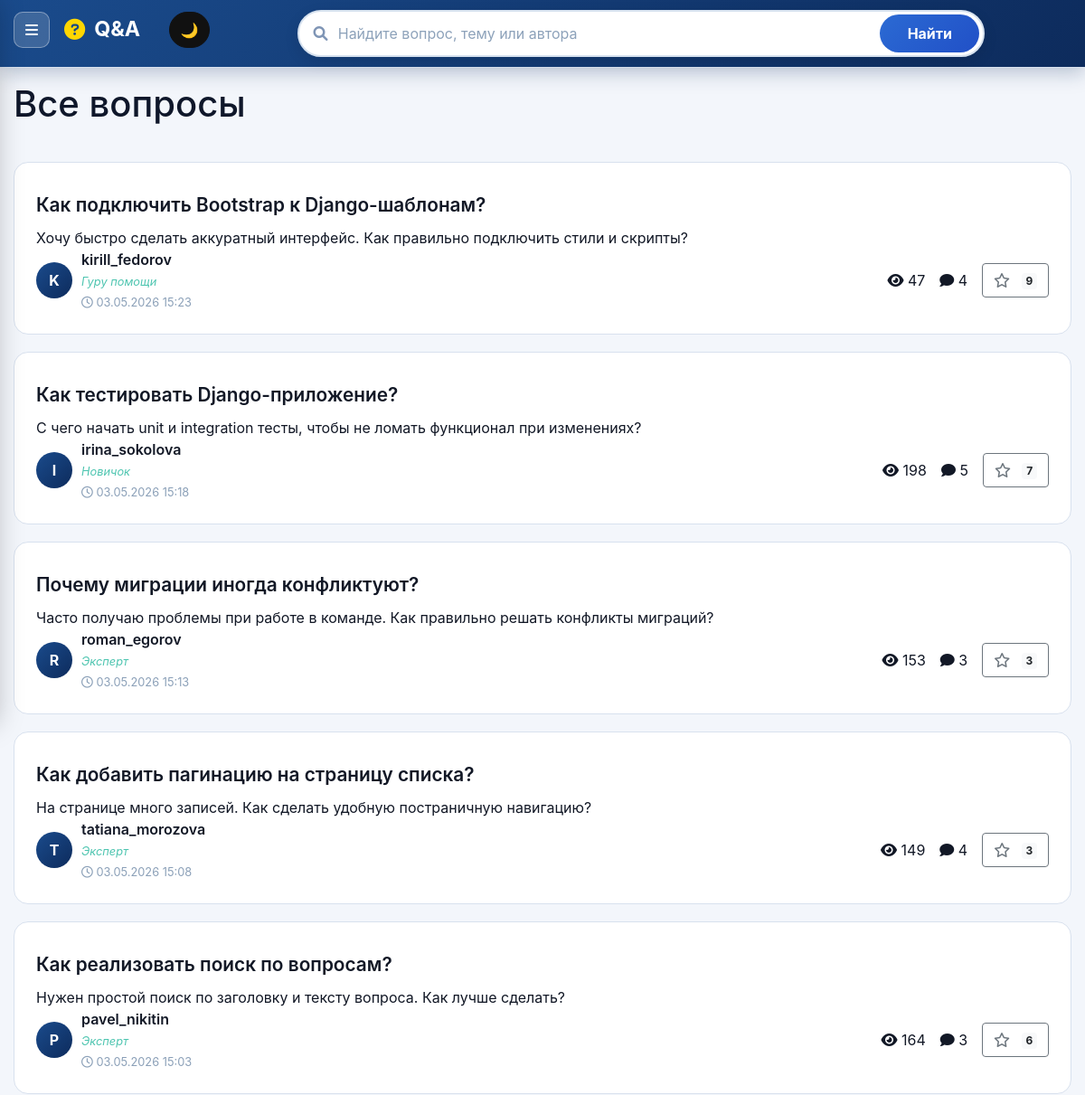
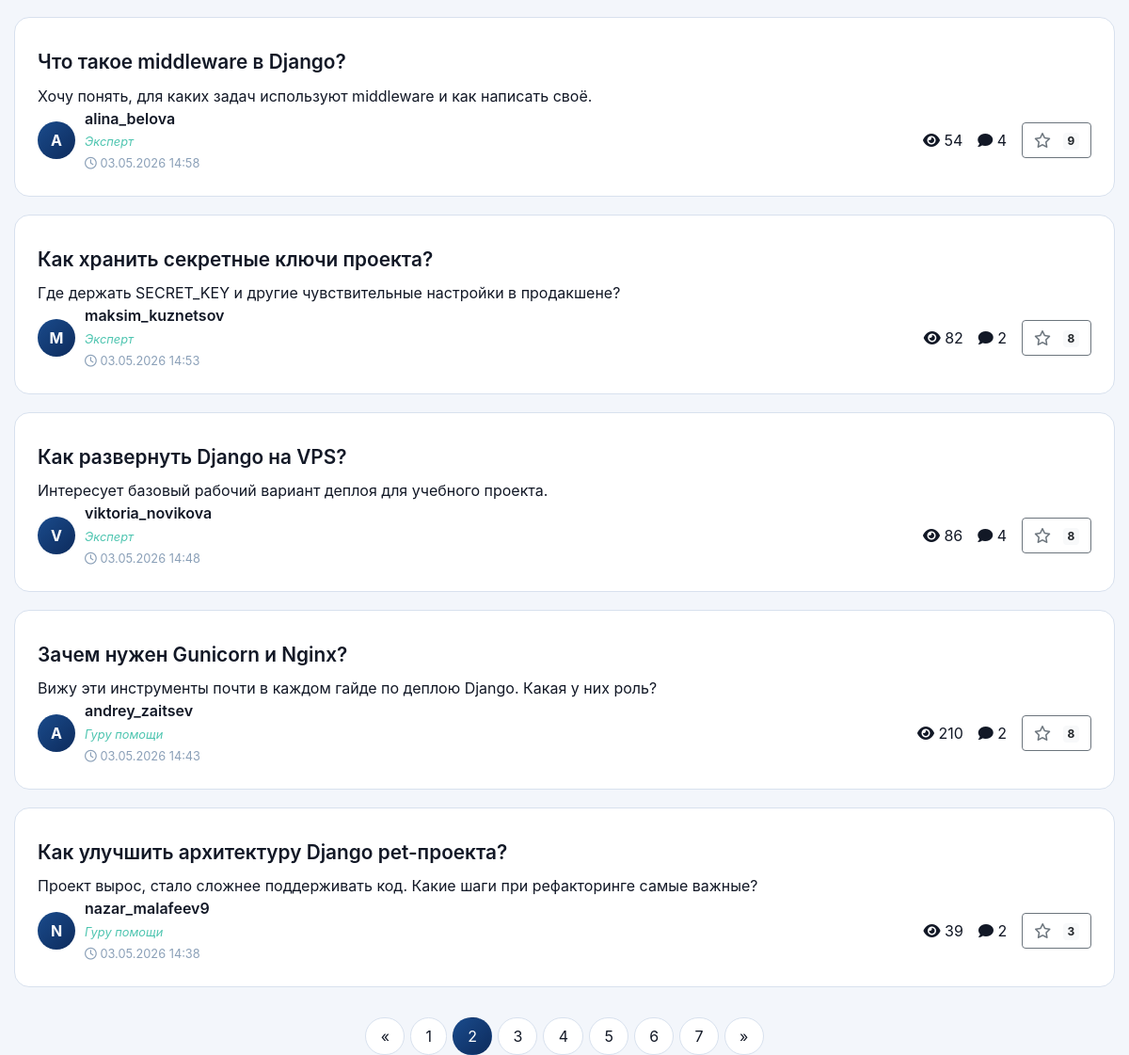
/questions/?page=2, run on the app's committed database (2 pictures, top to bottom).
### questions/models.py (models this page shows, shortened)
class Question(models.Model):
    title = models.CharField(max_length=200)
    content = models.TextField()
    created_at = models.DateTimeField(auto_now_add=True)
    author = models.ForeignKey(User, on_delete=models.CASCADE, related_name='questions')
    views_count = models.IntegerField(default=0)
    accepted_answer = models.OneToOneField(
        'Answer',
        on_delete=models.SET_NULL,
        null=True,
        blank=True,
        related_name='accepted_for_question'
    )
    objects = models.Manager()

class Profile(models.Model):
    user = models.OneToOneField(User, on_delete=models.CASCADE)
    bio = models.TextField(blank=True)
    location = models.CharField(max_length=100, blank=True)
    website = models.URLField(blank=True)
    chosen_title = models.CharField(max_length=100, blank=True, null=True, help_text='Выбранный титул из ранее полученных')
    def get_score(self):
        answers = self.user.answers
        answer_count = answers.count()
        accepted_count = answers.filter(question__accepted_answer_id=F('id')).count()
        bad_count = answers.filter(is_bad=True).count()
        score = answer_count + accepted_count * 10 - bad_count * 2
        return max(score, 0)
    def get_title(self):
        if self.chosen_title:
            return self.chosen_title
        score = self.get_score()
        if score >= 100:
            return 'Легенда ответов'
        if score >= 50:
            return 'Гуру помощи'
        if score >= 25:
            return 'Эксперт'
        if score >= 10:
            return 'Знаток'
        if score >= 1:
            return 'Новичок'
        return 'Начинающий'
    objects = models.Manager()

### questions/views.py (the view, shortened to what this page needs)
# urls.py: path('', question_list, name='question_list'),
def question_list(request):
    questions = Question.objects.select_related('author', 'author__profile').annotate(
        likes_count=Count('likes', distinct=True),
        answers_count=Count('answers', distinct=True),
    )
    q = request.GET.get('q', '')
    q = q.strip()
    questions = questions.order_by('-created_at')
    paginator = Paginator(questions, 10)
    page_number = request.GET.get('page', 1)
    try:
        page_obj = paginator.page(page_number)
    except PageNotAnInteger:
        page_obj = paginator.page(1)
    except EmptyPage:
        page_obj = paginator.page(paginator.num_pages)
    if request.user.is_authenticated:
        question_ids = [question.id for question in page_obj.object_list]
        liked_ids = set(
            QuestionLike.objects.filter(
                user=request.user,
                question_id__in=question_ids
            ).values_list('question_id', flat=True)
        )
        for question in page_obj.object_list:
            question.user_liked = question.id in liked_ids
    else:
        for question in page_obj.object_list:
            question.user_liked = False
    users = User.objects.all()
    query_params = request.GET.copy()
    query_params.pop('page', None)
    for key in list(query_params.keys()):
        if key != 'q':
            query_params.pop(key, None)
    context = {
        'page_obj': page_obj,
        'questions': page_obj.object_list,
        'users': users,
        'querystring': query_params.urlencode(),
        'search_query': q,
    }
    return render(request, 'questions/question_list.html', context)

### questions/context_processors.py (called while the page is built)
def search_query(request):
    return {"search_query": request.GET.get("q", "").strip()}

### questions/templates/questions/question_list.html (shortened to what this page needs)
{% extends "base.html" %}
{% block content %}
    <div class="page-header">
        <h1 style="color: var(--header-color);">Все вопросы</h1>
    </div>
    {% for question in questions %}
    <div class="question-card">
        <h2 class="question-title">
            <a href="{% url 'question_detail' question.pk %}">{{ question.title }}</a>
        </h2>
        <div class="question-preview">{{ question.content|truncatewords:30 }}</div>
        <div class="question-meta">
            <div class="author-info">
                <div class="avatar">
                    {{ question.author.username|first|upper }}
                </div>
                <div>
                    <span class="author-name"><a href="{% url 'profile' question.author.username %}">{{ question.author.username }}</a></span>
                    {% if question.author.profile.get_title %}<div class="author-title">{{ question.author.profile.get_title }}</div>{% endif %}
                    <span class="post-date">
                        <i class="far fa-clock"></i> {{ question.created_at|date:"d.m.Y H:i" }}
                    </span>
                </div>
            </div>
            <div class="stats">
                <span class="stat-item"><i class="fas fa-eye"></i> {{ question.views_count }}</span>
                <span class="stat-item"><i class="fas fa-comment"></i> {{ question.answers_count }}</span>
            </div>
            <div class="like-section">
                {% if user.is_authenticated %}
                    <button class="btn {% if question.user_liked %}btn-warning{% else %}btn-outline-warning{% endif %} like-btn"
                            data-question-id="{{ question.pk }}"
                            data-liked="{{ question.user_liked|yesno:'true,false' }}">
                        <i class="{% if question.user_liked %}fas{% else %}far{% endif %} fa-star mr-1"></i>
                        {% if question.user_liked %}Убрать звезду{% else %}Поставить звезду{% endif %}
                        <span class="badge badge-light ml-1 likes-count">{{ question.likes_count }}</span>
                    </button>
                {% else %}
                    <a href="{% url 'login' %}" class="btn btn-outline-secondary">
                        <i class="far fa-star mr-1"></i>
                        <span class="badge badge-light ml-1">{{ question.likes_count }}</span>
                    </a>
                {% endif %}
            </div>
        </div>
    </div>
    {% endfor %}
    <div class="pagination-wrap">
        {% if page_obj.has_previous %}
            <a class="page-pill" href="?{% if querystring %}{{ querystring }}&{% endif %}page={{ page_obj.previous_page_number }}">«</a>
        {% else %}
            <span class="page-pill disabled">«</span>
        {% endif %}
        {% for num in page_obj.paginator.page_range %}
            {% if page_obj.number == num %}
                <span class="page-pill active">{{ num }}</span>
            {% else %}
                <a class="page-pill" href="?{% if querystring %}{{ querystring }}&{% endif %}page={{ num }}">{{ num }}</a>
            {% endif %}
        {% endfor %}
        {% if page_obj.has_next %}
            <a class="page-pill" href="?{% if querystring %}{{ querystring }}&{% endif %}page={{ page_obj.next_page_number }}">»</a>
        {% else %}
            <span class="page-pill disabled">»</span>
        {% endif %}
    </div>
{% endblock %}

### templates/base.html (style rules this page uses)
:root { --bg: #f3f6fb; --bg-soft: #ffffff; --text: #121826; --card-bg: #ffffff; --card-border: #d8e1ee; --muted: #617387; --muted-light: #8ba0b8; --header-color: #0f172a; --brand: #1a4b8c; --brand-strong: #0d2b5c; --accent: #2a65b7; --theme-btn-bg: #111111; --theme-btn-text: #ffffff; --theme-btn-border: #111111; }
* { margin: 0; padding: 0; box-sizing: border-box; }
body { background: var(--bg); color: var(--text); font-family: -apple-system, BlinkMacSystemFont, 'Segoe UI', Roboto, 'Helvetica Neue', Arial, sans-serif; transition: background-color 0.3s, color 0.3s; }
.question-card { background: var(--card-bg); border-radius: 16px; padding: 1.5rem; margin-bottom: 1.2rem; border: 1px solid var(--card-border); transition: 0.3s; }
.question-title a { color: var(--text); text-decoration: none; font-weight: 600; font-size: 1.3rem; }

### questions/templates/questions/question_list.html (style rules this page uses)
.page-header { display: flex; justify-content: space-between; align-items: center; margin: 1rem 0 2rem; gap: 1rem; }
.question-meta { display: flex; flex-wrap: wrap; align-items: center; gap: 1rem; }
.author-info { display: flex; align-items: center; gap: 10px; }
.avatar { width: 40px; height: 40px; border-radius: 50%; background: linear-gradient(135deg, #1a4b8c, #0d2b5c); display: flex; align-items: center; justify-content: center; color: #fff; font-weight: bold; }
.author-name { font-weight: 600; color: var(--text); }
.author-name a { color: var(--text); text-decoration: none; }
.author-title { font-size: 0.8rem; color: #4ec5b0; font-style: italic; margin-top: 0.2rem; }
.post-date { font-size: 0.8rem; color: var(--muted-light); }
.stats { display: flex; gap: 1rem; margin-left: auto; }
.pagination-wrap { margin-top: 2rem; display: flex; justify-content: center; gap: 6px; flex-wrap: wrap; }
.page-pill { padding: 0.45rem 0.95rem; background: var(--card-bg); border-radius: 999px; border: 1px solid var(--card-border); color: var(--text); text-decoration: none; }
.page-pill.active { background: linear-gradient(135deg, #1a4b8c, #0d2b5c); color: #fff; border-color: transparent; }

### data on the page
Question: title "Как подключить Bootstrap к Django-шаблонам?", content "Хочу быстро сделать аккуратный интерфейс. Как правильно подключить стили и скрипты?", author.username|first "K", author.username "kirill_fedorov", author.profile.get_title "Гуру помощи", created_at "03.05.2026 15:23", views_count "47", answers_count "4", likes_count "9"
Question: title "Как тестировать Django-приложение?", content "С чего начать unit и integration тесты, чтобы не ломать функционал при изменениях?", author.username|first "I", author.username "irina_sokolova", author.profile.get_title "Новичок", created_at "03.05.2026 15:18", views_count "198", answers_count "5", likes_count "7"
Question: title "Почему миграции иногда конфликтуют?", content "Часто получаю проблемы при работе в команде. Как правильно решать конфликты миграций?", author.username|first "R", author.username "roman_egorov", author.profile.get_title "Эксперт", created_at "03.05.2026 15:13", views_count "153", answers_count "3", likes_count "3"
Question: title "Как добавить пагинацию на страницу списка?", content "На странице много записей. Как сделать удобную постраничную навигацию?", author.username|first "T", author.username "tatiana_morozova", author.profile.get_title "Эксперт", created_at "03.05.2026 15:08", views_count "149", answers_count "4", likes_count "3"
Question: title "Как реализовать поиск по вопросам?", content "Нужен простой поиск по заголовку и тексту вопроса. Как лучше сделать?", author.username|first "P", author.username "pavel_nikitin", author.profile.get_title "Эксперт", created_at "03.05.2026 15:03", views_count "164", answers_count "3", likes_count "6"
Question: title "Что такое middleware в Django?", content "Хочу понять, для каких задач используют middleware и как написать своё.", author.username|first "A", author.username "alina_belova", author.profile.get_title "Эксперт", created_at "03.05.2026 14:58", views_count "54", answers_count "4", likes_count "9"
Question: title "Как хранить секретные ключи проекта?", content "Где держать SECRET_KEY и другие чувствительные настройки в продакшене?", author.username|first "M", author.username "maksim_kuznetsov", author.profile.get_title "Эксперт", created_at "03.05.2026 14:53", views_count "82", answers_count "2", likes_count "8"
Question: title "Как развернуть Django на VPS?", content "Интересует базовый рабочий вариант деплоя для учебного проекта.", author.username|first "V", author.username "viktoria_novikova", author.profile.get_title "Эксперт", created_at "03.05.2026 14:48", views_count "86", answers_count "4", likes_count "8"
Question: title "Зачем нужен Gunicorn и Nginx?", content "Вижу эти инструменты почти в каждом гайде по деплою Django. Какая у них роль?", author.username|first "A", author.username "andrey_zaitsev", author.profile.get_title "Гуру помощи", created_at "03.05.2026 14:43", views_count "210", answers_count "2", likes_count "8"
Question: title "Как улучшить архитектуру Django pet-проекта?", content "Проект вырос, стало сложнее поддерживать код. Какие шаги при рефакторинге самые важные?", author.username|first "N", author.username "nazar_malafeev9", author.profile.get_title "Гуру помощи", created_at "03.05.2026 14:38", views_count "39", answers_count "2", likes_count "3"

### other printed values
{{ num }} "1" "3" "4" "5" "6" "7"
{{ num }} "2"
